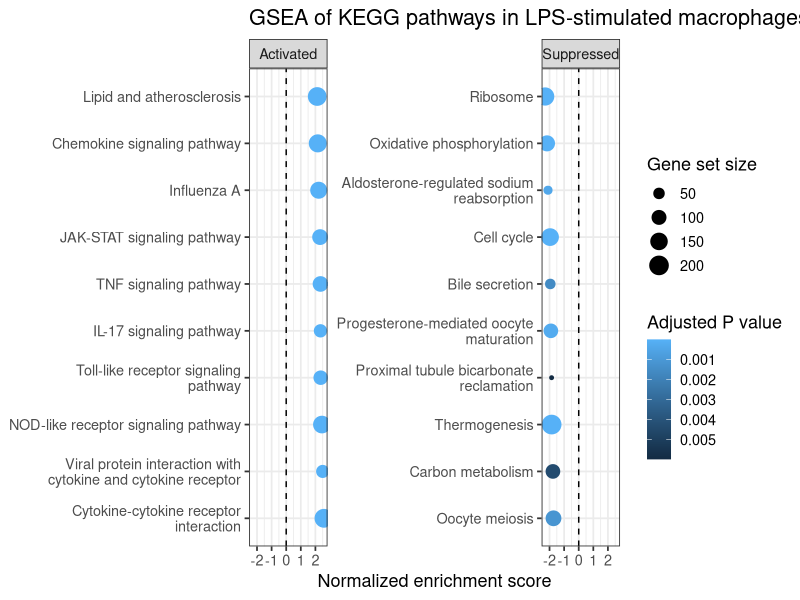
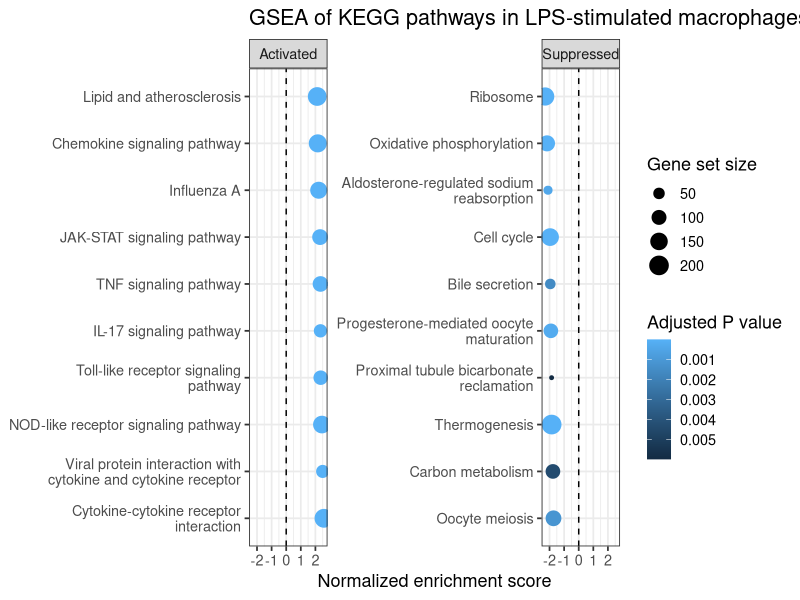
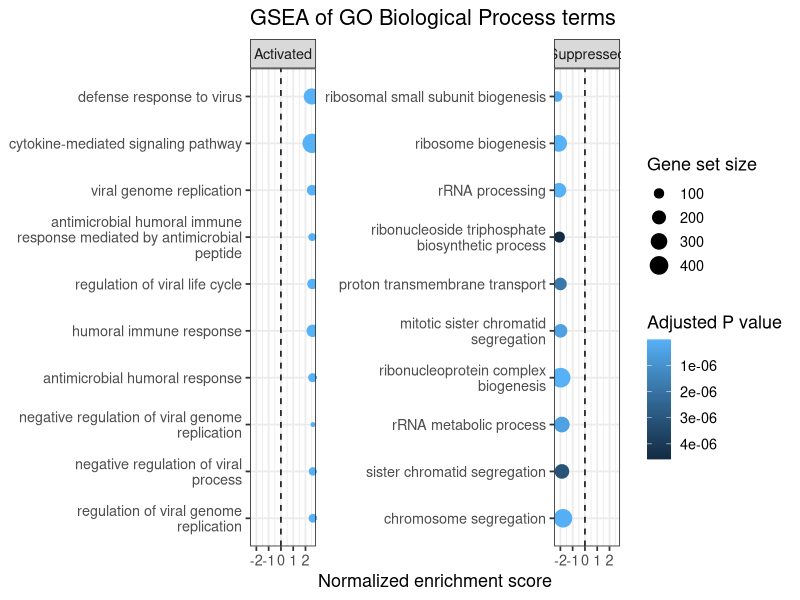
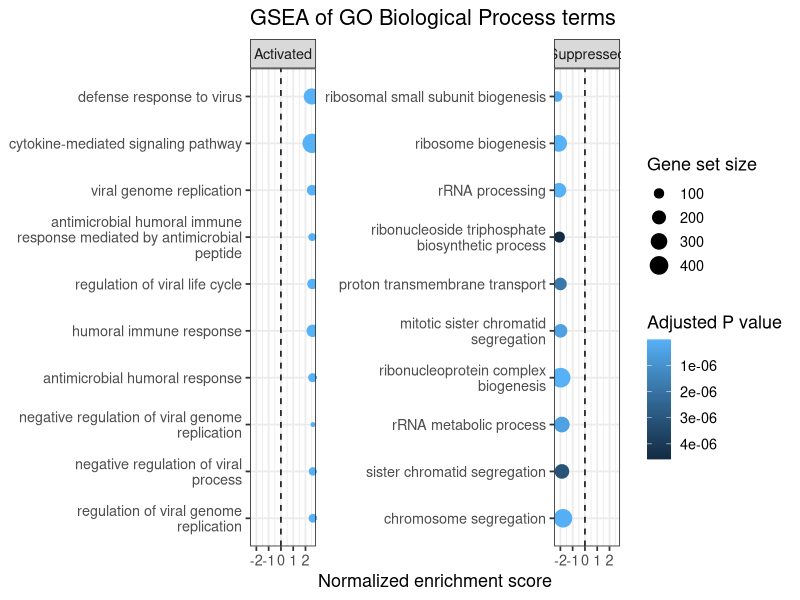

Generate these figures, in order, with R:
# scripts/04b_clean_enrichment_figures.R

# ============================================================
# Clean enrichment figures for manuscript
# ============================================================

library(tidyverse)
library(ggplot2)
library(stringr)

dir.create("figures/enrichment_clean", recursive = TRUE, showWarnings = FALSE)

# -----------------------------
# 1. Load GSEA KEGG result
# -----------------------------

gsea_kegg <- read.csv(
  "results/enrichment/GSE193336_GSEA_KEGG.csv",
  check.names = FALSE
)

# -----------------------------
# 2. Select top activated and suppressed pathways
# -----------------------------

top_kegg_activated <- gsea_kegg %>%
  filter(NES > 0) %>%
  arrange(p.adjust) %>%
  slice_head(n = 10) %>%
  mutate(direction = "Activated")

top_kegg_suppressed <- gsea_kegg %>%
  filter(NES < 0) %>%
  arrange(p.adjust) %>%
  slice_head(n = 10) %>%
  mutate(direction = "Suppressed")

top_kegg_plot <- bind_rows(top_kegg_activated, top_kegg_suppressed) %>%
  mutate(
    Description_wrapped = str_wrap(Description, width = 35),
    Description_wrapped = factor(
      Description_wrapped,
      levels = rev(unique(Description_wrapped[order(NES)]))
    )
  )

write.csv(
  top_kegg_plot,
  "results/enrichment/GSE193336_GSEA_KEGG_top10_activated_suppressed.csv",
  row.names = FALSE
)

# -----------------------------
# 3. Plot clean KEGG GSEA result
# -----------------------------

p_kegg_clean <- ggplot(
  top_kegg_plot,
  aes(x = NES, y = Description_wrapped)
) +
  geom_point(aes(size = setSize, color = p.adjust)) +
  geom_vline(xintercept = 0, linetype = "dashed") +
  facet_wrap(~ direction, scales = "free_y") +
  scale_color_continuous(trans = "reverse") +
  theme_bw(base_size = 13) +
  labs(
    title = "GSEA of KEGG pathways in LPS-stimulated macrophages",
    x = "Normalized enrichment score",
    y = NULL,
    size = "Gene set size",
    color = "Adjusted P value"
  )

ggsave(
  "figures/enrichment_clean/Figure5_GSEA_KEGG_clean_top10.pdf",
  p_kegg_clean,
  width = 11,
  height = 7
)

ggsave(
  "figures/enrichment_clean/Figure5_GSEA_KEGG_clean_top10.png",
  p_kegg_clean,
  width = 11,
  height = 7,
  dpi = 300
)

# -----------------------------
# 4. Load GSEA GO BP result
# -----------------------------

gsea_go <- read.csv(
  "results/enrichment/GSE193336_GSEA_GO_BP.csv",
  check.names = FALSE
)

top_go_activated <- gsea_go %>%
  filter(NES > 0) %>%
  arrange(p.adjust) %>%
  slice_head(n = 10) %>%
  mutate(direction = "Activated")

top_go_suppressed <- gsea_go %>%
  filter(NES < 0) %>%
  arrange(p.adjust) %>%
  slice_head(n = 10) %>%
  mutate(direction = "Suppressed")

top_go_plot <- bind_rows(top_go_activated, top_go_suppressed) %>%
  mutate(
    Description_wrapped = str_wrap(Description, width = 35),
    Description_wrapped = factor(
      Description_wrapped,
      levels = rev(unique(Description_wrapped[order(NES)]))
    )
  )

write.csv(
  top_go_plot,
  "results/enrichment/GSE193336_GSEA_GO_BP_top10_activated_suppressed.csv",
  row.names = FALSE
)

p_go_clean <- ggplot(
  top_go_plot,
  aes(x = NES, y = Description_wrapped)
) +
  geom_point(aes(size = setSize, color = p.adjust)) +
  geom_vline(xintercept = 0, linetype = "dashed") +
  facet_wrap(~ direction, scales = "free_y") +
  scale_color_continuous(trans = "reverse") +
  theme_bw(base_size = 13) +
  labs(
    title = "GSEA of GO Biological Process terms",
    x = "Normalized enrichment score",
    y = NULL,
    size = "Gene set size",
    color = "Adjusted P value"
  )

ggsave(
  "figures/enrichment_clean/Figure5_GSEA_GO_BP_clean_top10.pdf",
  p_go_clean,
  width = 11,
  height = 7
)

ggsave(
  "figures/enrichment_clean/Figure5_GSEA_GO_BP_clean_top10.png",
  p_go_clean,
  width = 11,
  height = 7,
  dpi = 300
)

message("Clean enrichment figures generated.")
